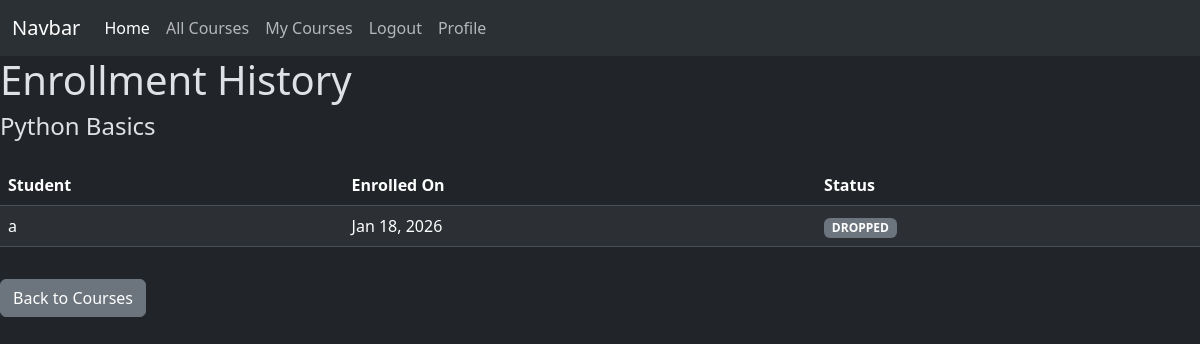
Page /courses/1/history/ (signed in) on the committed database.
### courses/models.py (models this page shows, shortened)
class Course(models.Model):
    title = models.CharField(max_length=155,)
    description = models.TextField()

class Enrollment(models.Model):
    STATUS_CHOICES = [
        ('ACTIVE', 'Active'),
        ('COMPLETED', 'Completed'),
        ('DROPPED', 'Dropped'),
    ]
    student = models.ForeignKey('userApp.CustomUser',on_delete=models.CASCADE,related_name='enrollments')
    course = models.ForeignKey('courses.Course',on_delete=models.CASCADE,related_name='enrollments')
    enrolled_date = models.DateTimeField(auto_now_add=True)
    status = models.CharField(max_length=10,choices=STATUS_CHOICES,default='ACTIVE')
    class Meta:
        unique_together = ('student', 'course')

### userApp/models.py (models this page shows)
class CustomUser(AbstractBaseUser,PermissionsMixin):
    email = models.EmailField(unique=True)
    first_name = models.CharField()
    last_name = models.CharField()
    enrolled_courses = models.ManyToManyField('courses.Course')
    is_active = models.BooleanField(default=True)
    is_staff = models.BooleanField(default = False)
    objects = CustomUserManager()
    USERNAME_FIELD = 'email'
    REQUIRED_FIELDS = ['first_name']

### courses/views.py (the view)
# urls.py: path("<int:course_id>/history/",views.course_enrollment_history,name="course_enrollment_history")
@staff_member_required
def course_enrollment_history(request, course_id):
    course = get_object_or_404(Course, id=course_id)
    enrollments = (
        Enrollment.objects
        .filter(course=course)
        .select_related("student")
        .order_by("-enrolled_date")
    )
    return render(
        request,
        "course_enrollment_history.html",
        {
            "course": course,
            "enrollments": enrollments,
        }
    )

### courses/templates/course_enrollment_history.html (shortened to what this page needs)
{% extends "layout.html" %}
{% block content %}
<h1>Enrollment History</h1>
<h4>{{ course.title }}</h4>
<table class="table table-striped mt-4">
    <thead>
        <tr>
            <th>Student</th>
            <th>Enrolled On</th>
            <th>Status</th>
        </tr>
    </thead>
    <tbody>
        {% for enrollment in enrollments %}
            <tr>
                <td>{{ enrollment.student.first_name }}</td>
                <td>{{ enrollment.enrolled_date|date:"M d, Y" }}</td>
                <td>
                    <span class="badge bg-secondary">
                        {{ enrollment.status }}
                    </span>
                </td>
            </tr>
        {% empty %}
            <tr>
                <td colspan="3">No enrollments yet.</td>
            </tr>
        {% endfor %}
    </tbody>
</table>
<a href="{% url 'courses:list_courses' %}" class="btn btn-secondary mt-3">
    Back to Courses
</a>
{% endblock %}

### rows in the picture
Course: title "Python Basics"
Enrollment: student.first_name "a", enrolled_date "Jan 18, 2026", status "DROPPED"
